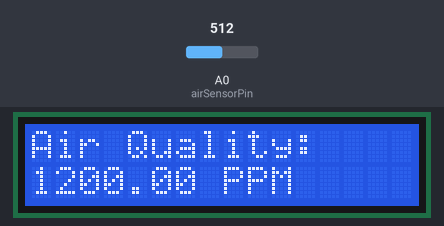
A sketch run on a simulated Arduino Uno, built with avr-gcc and run on an emulated ATmega328P. Shown: 16×2 character LCD. The test bench sets the inputs (shaded band); at power-on: A0 (airSensorPin) = 512. What the sketch prints to the serial monitor is not drawn.

Above: at 1.2 s.
1.3 s: A0 (airSensorPin) set to 716
At 3.0 s:
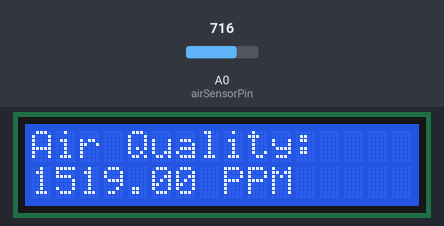
4.0 s: A0 (airSensorPin) set to 900
At 4.7 s:
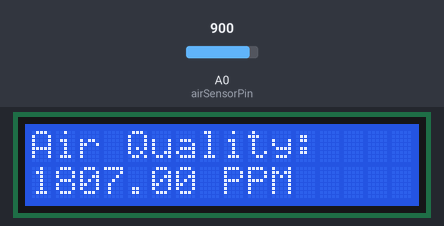
6.7 s: A0 (airSensorPin) set to 1023
At 9.2 s:
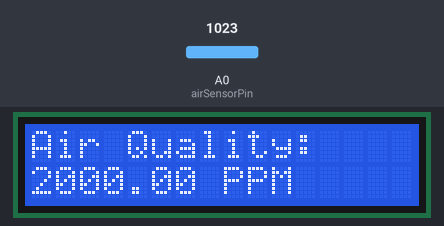
Timing chart, 0 to 10.7 s (numbered marks = the images above; inputs shaded):
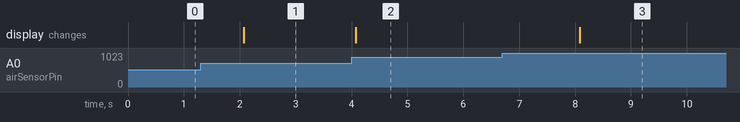

Measured:
- after the input at 1.3 s, the display: changes after 0.77 s (image 1)
- after the input at 4.0 s, the display: changes after 0.08 s (image 2)
- after the input at 6.7 s, the display: changes after 1.4 s (image 3)

The sketch:

Task_4_IOT_AIR_QUALITY_MONITOR.ino
```cpp
#include <LiquidCrystal.h>

// LCD RS, E, D4, D5, D6, D7
LiquidCrystal lcd(12, 11, 5, 4, 3, 2);

const int airSensorPin = A0;  // Simulated MQ135 (via potentiometer)
int sensorValue = 0;
float ppm = 0.0;

void setup() {
  lcd.begin(16, 2);       // 16 columns, 2 rows
  Serial.begin(9600);     // Simulate cloud connection

  lcd.setCursor(0, 0);
  lcd.print("Air Quality:");
}

void loop() {
  sensorValue = analogRead(airSensorPin);
  ppm = map(sensorValue, 0, 1023, 400, 2000);  // Map to PPM range

  lcd.setCursor(0, 1);
  lcd.print(ppm);
  lcd.print(" PPM      "); // Clear trailing chars

  Serial.print("Uploading to cloud: ");
  Serial.print(ppm);
  Serial.println(" PPM");

  delay(2000);
}
```
